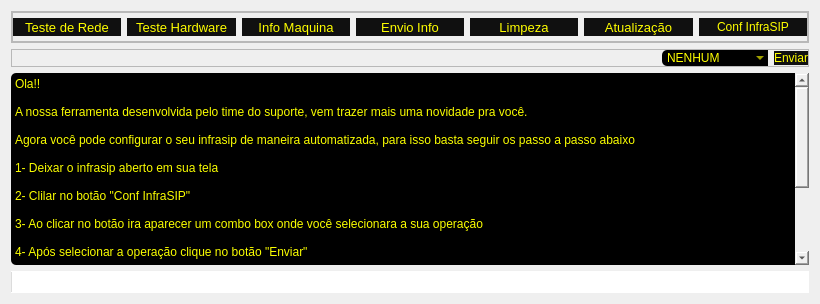
         <widget class="QWidget" name="tab">
          <property name="styleSheet">
           <string notr="true"/>
          </property>
          <attribute name="title">
           <string>Diagnostico Desktop</string>
          </attribute>
          <layout class="QVBoxLayout" name="verticalLayout_3">
           <item>
            <widget class="QFrame" name="frame_5">
             <property name="frameShape">
              <enum>QFrame::StyledPanel</enum>
             </property>
             <property name="frameShadow">
              <enum>QFrame::Raised</enum>
             </property>
             <layout class="QGridLayout" name="gridLayout">
              <property name="leftMargin">
               <number>0</number>
              </property>
              <property name="topMargin">
               <number>0</number>
              </property>
              <property name="rightMargin">
               <number>0</number>
              </property>
              <property name="bottomMargin">
               <number>0</number>
              </property>
              <item row="1" column="1">
               <widget class="QFrame" name="frame_6">
                <property name="maximumSize">
                 <size>
                  <width>1000</width>
                  <height>100</height>
                 </size>
                </property>
                <property name="styleSheet">
                 <string notr="true"/>
                </property>
                <property name="frameShape">
                 <enum>QFrame::StyledPanel</enum>
                </property>
                <property name="frameShadow">
                 <enum>QFrame::Raised</enum>
                </property>
                <layout class="QHBoxLayout" name="horizontalLayout_3">
                 <property name="leftMargin">
                  <number>0</number>
                 </property>
                 <property name="topMargin">
                  <number>5</number>
                 </property>
                 <property name="rightMargin">
                  <number>0</number>
                 </property>
                 <property name="bottomMargin">
                  <number>5</number>
                 </property>
                 <item>
                  <widget class="QToolButton" name="btn_Rede">
                   <property name="maximumSize">
                    <size>
                     <width>200</width>
                     <height>150</height>
                    </size>
                   </property>
                   <property name="font">
                    <font>
                     <pointsize>10</pointsize>
                    </font>
                   </property>
                   <property name="toolTip">
                    <string>&lt;!DOCTYPE HTML PUBLIC &quot;-//W3C//DTD HTML 4.0//EN&quot; &quot;http://www.w3.org/TR/REC-html40/strict.dtd&quot;&gt;
&lt;html&gt;&lt;head&gt;&lt;meta name=&quot;qrichtext&quot; content=&quot;1&quot; /&gt;&lt;style type=&quot;text/css&quot;&gt;
p, li { white-space: pre-wrap; }
&lt;/style&gt;&lt;/head&gt;&lt;body style=&quot; font-family:'MS Shell Dlg 2'; font-size:8pt; font-weight:400; font-style:normal;&quot;&gt;
&lt;p style=&quot; margin-top:12px; margin-bottom:12px; margin-left:0px; margin-right:0px; -qt-block-indent:0; text-indent:0px;&quot;&gt;Após clicar no botão iniciara um processo de teste da sua conexão&lt;/p&gt;&lt;/body&gt;&lt;/html&gt;</string>
                   </property>
                   <property name="toolTipDuration">
                    <number>0</number>
                   </property>
                   <property name="styleSheet">
                    <string notr="true">color: rgb(255, 255, 0);
border-radius: 10px;
background-color: rgb(16, 16, 16);

</string>
                   </property>
                   <property name="text">
                    <string>Teste de Rede</string>
                   </property>
                   <property name="icon">
                    <iconset>
                     <normaloff>IMG/rede.png</normaloff>IMG/rede.png</iconset>
                   </property>
                   <property name="iconSize">
                    <size>
                     <width>50</width>
                     <height>150</height>
                    </size>
                   </property>
                   <property name="toolButtonStyle">
                    <enum>Qt::ToolButtonTextUnderIcon</enum>
                   </property>
                  </widget>
                 </item>
                 <item>
                  <widget class="QToolButton" name="btn_DiagnosticoHardware">
                   <property name="maximumSize">
                    <size>
                     <width>200</width>
                     <height>150</height>
                    </size>
                   </property>
                   <property name="font">
                    <font>
                     <pointsize>10</pointsize>
                    </font>
                   </property>
                   <property name="toolTip">
                    <string>&lt;html&gt;&lt;head/&gt;&lt;body&gt;&lt;p&gt;Diagnostico de Hardware &lt;/p&gt;&lt;/body&gt;&lt;/html&gt;</string>
                   </property>
                   <property name="toolTipDuration">
                    <number>0</number>
                   </property>
                   <property name="styleSheet">
                    <string notr="true">color: rgb(255, 255, 0);
border-radius: 10px;
background-color: rgb(16, 16, 16);

</string>
                   </property>
                   <property name="text">
                    <string>Teste Hardware</string>
                   </property>
                   <property name="icon">
                    <iconset>
                     <normaloff>IMG/diagnosticoDeHardware.png</normaloff>IMG/diagnosticoDeHardware.png</iconset>
                   </property>
                   <property name="iconSize">
                    <size>
                     <width>50</width>
                     <height>200</height>
                    </size>
                   </property>
                   <property name="toolButtonStyle">
                    <enum>Qt::ToolButtonTextUnderIcon</enum>
                   </property>
                  </widget>
                 </item>
                 <item>
                  <widget class="QToolButton" name="btn_InfoMaquina">
                   <property name="maximumSize">
                    <size>
                     <width>200</width>
                     <height>150</height>
                    </size>
                   </property>
                   <property name="font">
                    <font>
                     <pointsize>10</pointsize>
                    </font>
                   </property>
                   <property name="toolTip">
                    <string>&lt;html&gt;&lt;head/&gt;&lt;body&gt;&lt;p&gt;Ao clicar no botão ira carregar todas as especificações do seu equipamento incluido Modelo, SerialNumber entre outros&lt;/p&gt;&lt;/body&gt;&lt;/html&gt;</string>
                   </property>
                   <property name="toolTipDuration">
                    <number>0</number>
                   </property>
                   <property name="styleSheet">
                    <string notr="true">color: rgb(255, 255, 0);
border-radius: 10px;
background-color: rgb(16, 16, 16);

</string>
                   </property>
                   <property name="text">
                    <string>Info Maquina</string>
                   </property>
                   <property name="icon">
                    <iconset>
                     <normaloff>IMG/desktop.png</normaloff>IMG/desktop.png</iconset>
                   </property>
                   <property name="iconSize">
                    <size>
                     <width>50</width>
                     <height>200</height>
                    </size>
                   </property>
                   <property name="toolButtonStyle">
                    <enum>Qt::ToolButtonTextUnderIcon</enum>
                   </property>
                  </widget>
                 </item>
                 <item>
                  <widget class="QToolButton" name="btn_InfoEnvio">
                   <property name="maximumSize">
                    <size>
                     <width>200</width>
                     <height>150</height>
                    </size>
                   </property>
                   <property name="font">
                    <font>
                     <pointsize>10</pointsize>
                    </font>
                   </property>
                   <property name="toolTip">
                    <string>&lt;html&gt;&lt;head/&gt;&lt;body&gt;&lt;p&gt;Após o clique o sistema ira fazer o processo de reunir as especificações do seu equipamento e enviara para o nosso time de suporte tecnico.&lt;/p&gt;&lt;/body&gt;&lt;/html&gt;</string>
                   </property>
                   <property name="toolTipDuration">
                    <number>0</number>
                   </property>
                   <property name="styleSheet">
                    <string notr="true">color: rgb(255, 255, 0);
border-radius: 10px;
background-color: rgb(16, 16, 16);

</string>
                   </property>
                   <property name="text">
                    <string>Envio Info</string>
                   </property>
                   <property name="icon">
                    <iconset>
                     <normaloff>IMG/email.png</normaloff>IMG/email.png</iconset>
                   </property>
                   <property name="iconSize">
                    <size>
                     <width>50</width>
                     <height>200</height>
                    </size>
                   </property>
                   <property name="toolButtonStyle">
                    <enum>Qt::ToolButtonTextUnderIcon</enum>
                   </property>
                  </widget>
                 </item>
                 <item>
                  <widget class="QToolButton" name="btn_limpeza">
                   <property name="maximumSize">
                    <size>
                     <width>200</width>
                     <height>150</height>
                    </size>
                   </property>
                   <property name="font">
                    <font>
                     <pointsize>10</pointsize>
                    </font>
                   </property>
                   <property name="toolTip">
                    <string>&lt;html&gt;&lt;head/&gt;&lt;body&gt;&lt;p&gt;Ao clicar iniciara um processo de limpeza no seu equipamento, onde que melhorará o desempenho do seu equipamento&lt;/p&gt;&lt;/body&gt;&lt;/html&gt;</string>
                   </property>
                   <property name="toolTipDuration">
                    <number>0</number>
                   </property>
                   <property name="styleSheet">
                    <string notr="true">color: rgb(255, 255, 0);
border-radius: 10px;
background-color: rgb(16, 16, 16);

</string>
                   </property>
                   <property name="text">
                    <string>Limpeza</string>
                   </property>
                   <property name="icon">
                    <iconset>
                     <normaloff>IMG/Limpeza.png</normaloff>IMG/Limpeza.png</iconset>
                   </property>
                   <property name="iconSize">
                    <size>
                     <width>50</width>
                     <height>200</height>
                    </size>
                   </property>
                   <property name="toolButtonStyle">
                    <enum>Qt::ToolButtonTextUnderIcon</enum>
                   </property>
                  </widget>
                 </item>
                 <item>
                  <widget class="QToolButton" name="btn_atualizaMaquina">
                   <property name="maximumSize">
                    <size>
                     <width>200</width>
                     <height>150</height>
                    </size>
                   </property>
                   <property name="font">
                    <font>
                     <pointsize>10</pointsize>
                    </font>
                   </property>
                   <property name="toolTip">
                    <string>&lt;html&gt;&lt;head/&gt;&lt;body&gt;&lt;p&gt;Atualização de segurança com o nosso dominio, fazendo isso garantimos que sua maquina estara sempre atualizada de acordo.&lt;/p&gt;&lt;/body&gt;&lt;/html&gt;</string>
                   </property>
                   <property name="toolTipDuration">
                    <number>0</number>
                   </property>
                   <property name="styleSheet">
                    <string notr="true">color: rgb(255, 255, 0);
border-radius: 10px;
background-color: rgb(16, 16, 16);

</string>
                   </property>
                   <property name="text">
                    <string>Atualização</string>
                   </property>
                   <property name="icon">
                    <iconset>
                     <normaloff>IMG/atualização.png</normaloff>IMG/atualização.png</iconset>
                   </property>
                   <property name="iconSize">
                    <size>
                     <width>50</width>
                     <height>200</height>
                    </size>
                   </property>
                   <property name="toolButtonStyle">
                    <enum>Qt::ToolButtonTextUnderIcon</enum>
                   </property>
                  </widget>
                 </item>
                 <item>
                  <widget class="QToolButton" name="btn_conf_infra">
                   <property name="maximumSize">
                    <size>
                     <width>200</width>
                     <height>150</height>
                    </size>
                   </property>
                   <property name="styleSheet">
                    <string notr="true">color: rgb(255, 255, 0);
border-radius: 10px;
background-color: rgb(16, 16, 16);

</string>
                   </property>
                   <property name="text">
                    <string>Conf InfraSIP</string>
                   </property>
                   <property name="icon">
                    <iconset>
                     <normaloff>IMG/infrasip.png</normaloff>IMG/infrasip.png</iconset>
                   </property>
                   <property name="iconSize">
                    <size>
                     <width>50</width>
                     <height>150</height>
                    </size>
                   </property>
                   <property name="toolButtonStyle">
                    <enum>Qt::ToolButtonTextUnderIcon</enum>
                   </property>
                  </widget>
                 </item>
                </layout>
               </widget>
              </item>
             </layout>
            </widget>
           </item>
           <item>
            <widget class="QFrame" name="frame_15">
             <property name="enabled">
              <bool>true</bool>
             </property>
             <property name="frameShape">
              <enum>QFrame::StyledPanel</enum>
             </property>
             <property name="frameShadow">
              <enum>QFrame::Raised</enum>
             </property>
             <layout class="QHBoxLayout" name="horizontalLayout_9">
              <property name="leftMargin">
               <number>0</number>
              </property>
              <property name="topMargin">
               <number>0</number>
              </property>
              <property name="rightMargin">
               <number>0</number>
              </property>
              <property name="bottomMargin">
               <number>0</number>
              </property>
              <item>
               <spacer name="horizontalSpacer">
                <property name="orientation">
                 <enum>Qt::Horizontal</enum>
                </property>
                <property name="sizeType">
                 <enum>QSizePolicy::Maximum</enum>
                </property>
                <property name="sizeHint" stdset="0">
                 <size>
                  <width>650</width>
                  <height>0</height>
                 </size>
                </property>
               </spacer>
              </item>
              <item>
               <widget class="QComboBox" name="cob_operacao">
                <property name="enabled">
                 <bool>true</bool>
                </property>
                <property name="styleSheet">
                 <string notr="true">border-radius: 5px;
background-color: rgb(0, 0, 0);
color: rgb(255, 255, 0);
</string>
                </property>
                <property name="editable">
                 <bool>false</bool>
                </property>
                <item>
                 <property name="text">
                  <string>NENHUM</string>
                 </property>
                </item>
                <item>
                 <property name="text">
                  <string>CLARO</string>
                 </property>
                </item>
                <item>
                 <property name="text">
                  <string>VIVO</string>
                 </property>
                </item>
                <item>
                 <property name="text">
                  <string>PDP</string>
                 </property>
                </item>
                <item>
                 <property name="text">
                  <string>HEALTH</string>
                 </property>
                </item>
                <item>
                 <property name="text">
                  <string>ITAU</string>
                 </property>
                </item>
                <item>
                 <property name="text">
                  <string>MULTIMARCAS</string>
                 </property>
                </item>
               </widget>
              </item>
              <item>
               <widget class="QPushButton" name="btn_aut_enviar">
                <property name="styleSheet">
                 <string notr="true">color: rgb(255, 255, 0);
border-radius: 10px;
background-color: rgb(16, 16, 16);

</string>
                </property>
                <property name="text">
                 <string>Enviar</string>
                </property>
               </widget>
              </item>
             </layout>
            </widget>
           </item>
           <item>
            <widget class="QFrame" name="frame_4">
             <property name="minimumSize">
              <size>
               <width>0</width>
               <height>0</height>
              </size>
             </property>
             <property name="maximumSize">
              <size>
               <width>16777215</width>
               <height>400</height>
              </size>
             </property>
             <property name="font">
              <font>
               <stylestrategy>PreferAntialias</stylestrategy>
               <kerning>true</kerning>
              </font>
             </property>
             <property name="styleSheet">
              <string notr="true">border:None;</string>
             </property>
             <property name="frameShape">
              <enum>QFrame::StyledPanel</enum>
             </property>
             <property name="frameShadow">
              <enum>QFrame::Plain</enum>
             </property>
             <property name="lineWidth">
              <number>0</number>
             </property>
             <layout class="QVBoxLayout" name="verticalLayout_4">
              <property name="leftMargin">
               <number>0</number>
              </property>
              <property name="topMargin">
               <number>0</number>
              </property>
              <property name="rightMargin">
               <number>0</number>
              </property>
              <property name="bottomMargin">
               <number>0</number>
              </property>
              <item>
               <widget class="QPlainTextEdit" name="info">
                <property name="cursor" stdset="0">
                 <cursorShape>ForbiddenCursor</cursorShape>
                </property>
                <property name="contextMenuPolicy">
                 <enum>Qt::DefaultContextMenu</enum>
                </property>
                <property name="toolTip">
                 <string notr="true" extracomment="texto"/>
                </property>
                <property name="toolTipDuration">
                 <number>4</number>
                </property>
                <property name="styleSheet">
                 <string notr="true">background-color: rgb(255, 255, 255);
border-radius: 5px;
background-color: rgb(0, 0, 0);
color: rgb(251, 255, 0);</string>
                </property>
                <property name="plainText">
                 <string>Ola!!

A nossa ferramenta desenvolvida pelo time do suporte, vem trazer mais uma novidade pra você.

Agora você pode configurar o seu infrasip de maneira automatizada, para isso basta seguir os passo a passo abaixo

1- Deixar o infrasip aberto em sua tela

2- Clilar no botão &quot;Conf InfraSIP&quot;

3- Ao clicar no botão ira aparecer um combo box onde você selecionara a sua operação

4- Após selecionar a operação clique no botão &quot;Enviar&quot;

5- Caso o o seu ramal não foi encontrado basta entrar em contato com o nosso time de suporte pelo numero 0800 663 1515 

Essa opção funciona somente para a primeira configuração do infrasip, caso você for novo colaborador ou trocou de computador.

O time de suporte estara sempre a disposição a ajudar ;)

</string>
                </property>
                <property name="textInteractionFlags">
                 <set>Qt::TextSelectableByKeyboard|Qt::TextSelectableByMouse</set>
                </property>
                <property name="placeholderText">
                 <string>Clique em algum botão acima para que seja feito o diagnostico!</string>
                </property>
               </widget>
              </item>
              <item>
               <widget class="QProgressBar" name="progressBar">
                <property name="value">
                 <number>0</number>
                </property>
                <property name="textVisible">
                 <bool>false</bool>
                </property>
                <property name="textDirection">
                 <enum>QProgressBar::TopToBottom</enum>
                </property>
               </widget>
              </item>
             </layout>
            </widget>
           </item>
          </layout>
         </widget>
